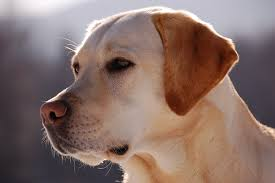
#> input picture dog.jpg, 275 x 183 px
$ python tile_segmentation.py
#> lines starting #> are read from the running program, lines starting #| are printed output that depends on the picture; after the words box and inside, x2 and y2 are one past the last pixel; in counts of white or black regions, pixels touching at a corner belong together
### generate_grid.py
import numpy as np
from PIL import Image
import matplotlib.pyplot as plt
from scipy.interpolate import interp1d

def generate_jagged_line(length, num_control_points, max_deviation):
    control_x = np.linspace(0, length-1, num_control_points)
    control_y = np.zeros(num_control_points)
    for i in range(num_control_points):
        if i > 0:
            prev_y = control_y[i-1]
            control_y[i] = prev_y + np.random.randint(-max_deviation//2, max_deviation//2)
            control_y[i] = np.clip(control_y[i], -max_deviation, max_deviation)

    f = interp1d(control_x, control_y, kind='linear')
    x = np.arange(length)
    return f(x)

def generate_jagged_grid(image_path):
#> called with image_path = 'dog.jpg'
    img = Image.open(image_path)
#> img is the input picture: PIL image 275x183 RGB; mean R, G, B 134.2, 110.8, 104
    width, height = img.size
#> width = 275; height = 183
    grid = np.zeros((height, width), dtype=np.int8)

    horizontal_sections = 6
    vertical_spacing = height / horizontal_sections
#> vertical_spacing = 30.5

    #HORIZONTAL LINES
    num_horizontal = 5
    num_control_points = width // 20
#> num_control_points = 13

    horizontal_positions = []
    for i in range(1, num_horizontal + 1):
        base_y = int(i * vertical_spacing)
        horizontal_positions.append(base_y)
        deviations = generate_jagged_line(width, num_control_points, 25)

        for x in range(width):
            y = int(base_y + deviations[x])
            y = min(max(y, 0), height - 1)
            grid[y, x] = 1
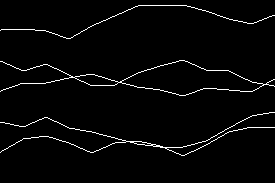
#> grid: shape (183, 275) int8; values 0 (black) and 1 (white), 2.7% white in thin lines or dots, all inside (x1, y1, x2, y2) = (0, 5, 275, 156)
#> after the loop, horizontal_positions = [30, 61, 91, 122, 152]

    #VERTICAL LINES
    vertical_sections = 10
    horizontal_spacing = width / vertical_sections
#> horizontal_spacing = 27.5
    num_vertical = 9
    num_control_points_vertical = height // 20
#> num_control_points_vertical = 9

    vertical_positions = []
    for i in range(1, num_vertical + 1):
        base_x = int(i * horizontal_spacing)
        vertical_positions.append(base_x)
        deviations = generate_jagged_line(height, num_control_points_vertical, 25)

        for y in range(height):
            x = int(base_x + deviations[y])
            x = min(max(x, 0), width - 1)
            grid[y, x] = 1
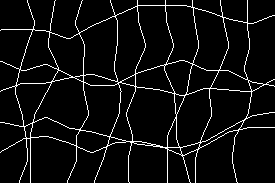
#> grid: shape (183, 275) int8; values 0 (black) and 1 (white), 5.9% white in thin lines or dots

    #CENTERS
    tile_centers = []
    for i in range(len(horizontal_positions) + 1):
        row = []
        y_center = int((i * vertical_spacing) + (vertical_spacing / 2))

        for j in range(len(vertical_positions) + 1):
            x_center = int((j * horizontal_spacing) + (horizontal_spacing / 2))
            row.append((x_center, y_center))
        tile_centers.append(row)

    return grid, tile_centers

# [15 lines left out: function display_grid, not called in this run]

# [3 lines that do not run on import are left out]

### tile_segmentation.py
import numpy as np
from PIL import Image
import matplotlib.pyplot as plt
from collections import deque
from generate_grid import generate_jagged_grid
import os

def bfs_tile(grid, start_point, height, width):
    tile_points = set()
    queue = deque([(start_point[0], start_point[1])])
    visited = np.zeros((height, width), dtype=bool)

    if grid[start_point[1], start_point[0]] == 1:
        found_start = False
        for dy in range(-5, 6):
            for dx in range(-5, 6):
                new_x = start_point[0] + dx
                new_y = start_point[1] + dy
                if (0 <= new_x < width and 0 <= new_y < height and
                    grid[new_y, new_x] == 0):
                    queue = deque([(new_x, new_y)])
                    found_start = True
                    break
            if found_start:
                break
        if not found_start:
            return tile_points

    visited[start_point[1], start_point[0]] = True
    directions = [(0,1), (1,0), (0,-1), (-1,0)]

    while queue:
        x, y = queue.popleft()
        if grid[y, x] == 0:
            tile_points.add((x, y))

        for dx, dy in directions:
            new_x, new_y = x + dx, y + dy
            if (0 <= new_x < width and 0 <= new_y < height and
                not visited[new_y, new_x] and
                grid[new_y, new_x] == 0):
                queue.append((new_x, new_y))
                visited[new_y, new_x] = True

    return tile_points

def debug_tile(grid, tile_points, center, filename):
    debug_img = np.zeros_like(grid)
    for x, y in tile_points:
        debug_img[y, x] = 1

    plt.figure(figsize=(10, 10))
    plt.imshow(debug_img, cmap='gray')
    plt.plot(center[0], center[1], 'r.', markersize=10)
    plt.title(f'Tile at center ({center[0]}, {center[1]})')
    plt.savefig(filename)
    plt.close()

def process_tiles(grid, tile_centers, original_image):
    width, height = original_image.size
#> width = 275; height = 183
    img_array = np.array(original_image)

    os.makedirs('tiles', exist_ok=True)
    num_rows = len(tile_centers)
#> num_rows = 6
    num_cols = len(tile_centers[0])
#> num_cols = 10
    tiles = [[None for _ in range(num_cols)] for _ in range(num_rows)]

    for i, row in enumerate(tile_centers):
        for j, (center_x, center_y) in enumerate(row):
            tile_points = bfs_tile(grid, (center_x, center_y), height, width)

            if not tile_points:
                print(f"Warning: No valid points found for tile {i}_{j}")
                continue

            mask = np.zeros((height, width), dtype=bool)
            for x, y in tile_points:
                mask[y, x] = True

            masked_img = img_array.copy()
            if len(masked_img.shape) == 3:
                masked_img[~mask] = 0
            else:
                masked_img[~mask] = 0

            if len(masked_img.shape) == 3:
                non_zero = np.where(masked_img.sum(axis=2) > 0)
            else:
                non_zero = np.where(masked_img > 0)

            if len(non_zero[0]) > 0 and len(non_zero[1]) > 0:
                y_min, y_max = non_zero[0].min(), non_zero[0].max()
                x_min, x_max = non_zero[1].min(), non_zero[1].max()

                #CROP
                cropped_img = masked_img[y_min:y_max+1, x_min:x_max+1]
                tiles[i][j] = cropped_img

                #SAVE
                tile_img = Image.fromarray(cropped_img)
                tile_filename = f'tiles/tile_{i}_{j}.jpg'
                tile_img.save(tile_filename, 'JPEG')
            else:
                print(f"Warning: Empty tile at position {i}_{j}")
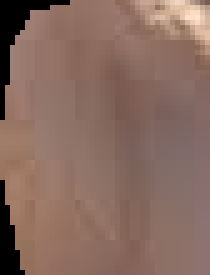
#> cropped_img: shape (55, 42, 3) (shown 5 times larger); mean R, G, B 136, 106.8, 96.1
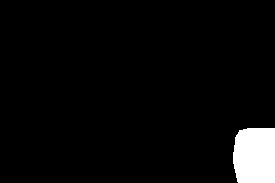
#> mask: shape (183, 275) bool; 4.3% white; 1 white region, box (x1, y1, x2, y2) and area: (233, 128, 275, 183) 2182
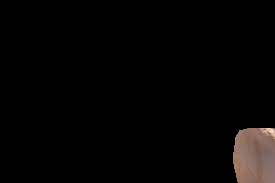
#> masked_img: shape (183, 275, 3); mean R, G, B 6.2, 4.9, 4.4
#> after the loop, tiles = 6 items

    print(f"Saved tiles to 'tiles' directory")
    return tiles

def display_all_tiles(tiles):
    if not tiles:
        print("No valid tiles to display")
        return

    num_rows = len(tiles)
    num_cols = len(tiles[0])

    max_height = 0
    max_width = 0
    for row in tiles:
        for tile in row:
            if tile is not None:
                max_height = max(max_height, tile.shape[0])
                max_width = max(max_width, tile.shape[1])

    spacing = 20
    canvas_height = num_rows * (max_height + spacing) - spacing
    canvas_width = num_cols * (max_width + spacing) - spacing

    sample_tile = next(tile for row in tiles for tile in row if tile is not None)
    if len(sample_tile.shape) == 3:
        canvas = np.zeros((canvas_height, canvas_width, 3), dtype=np.uint8)
    else:
        canvas = np.zeros((canvas_height, canvas_width), dtype=np.uint8)

    #PLACE_TILES
    for i in range(num_rows):
        for j in range(num_cols):
            tile = tiles[i][j]
            if tile is not None:
                y_start = i * (max_height + spacing)
                x_start = j * (max_width + spacing)

                y_offset = (max_height - tile.shape[0]) // 2
                x_offset = (max_width - tile.shape[1]) // 2

                if len(tile.shape) == 3:
                    canvas[y_start + y_offset:y_start + y_offset + tile.shape[0],
                          x_start + x_offset:x_start + x_offset + tile.shape[1]] = tile
                else:
                    canvas[y_start + y_offset:y_start + y_offset + tile.shape[0],
                          x_start + x_offset:x_start + x_offset + tile.shape[1]] = tile

    plt.figure(figsize=(20, 10))
    if len(sample_tile.shape) == 3:
        plt.imshow(canvas)
    else:
        plt.imshow(canvas, cmap='gray')
    plt.axis('off')
    plt.title('All Tiles (10x5 grid)')
    plt.show()

def display_grid_preview(grid, tile_centers):
    plt.figure(figsize=(12, 8))
    plt.imshow(grid, cmap='binary')
    for row in tile_centers:
        for (x, y) in row:
            plt.plot(x, y, 'r.', markersize=5)
    plt.title('Grid Preview')
    plt.axis('on')
    plt.show()

if __name__ == "__main__":
    grid, tile_centers = generate_jagged_grid("dog.jpg")
    original_image = Image.open("dog.jpg")
    tiles = process_tiles(grid, tile_centers, original_image)
#> tiles = 6 items
    display_all_tiles(tiles)
#> in display_all_tiles, `num_rows = len(tiles)`: num_rows = 6
#> in display_all_tiles, `num_cols = len(tiles[0])`: num_cols = 10
#> the loop in display_all_tiles, `for row in tiles:` made 6 passes
#> in display_all_tiles, `canvas_height = num_rows * (max_height + spacing) - spacing`: canvas_height = 550
#> in display_all_tiles, `canvas_width = num_cols * (max_width + spacing) - spacing`: canvas_width = 720
#> after the loop in display_all_tiles, `for i in range(num_rows):`:
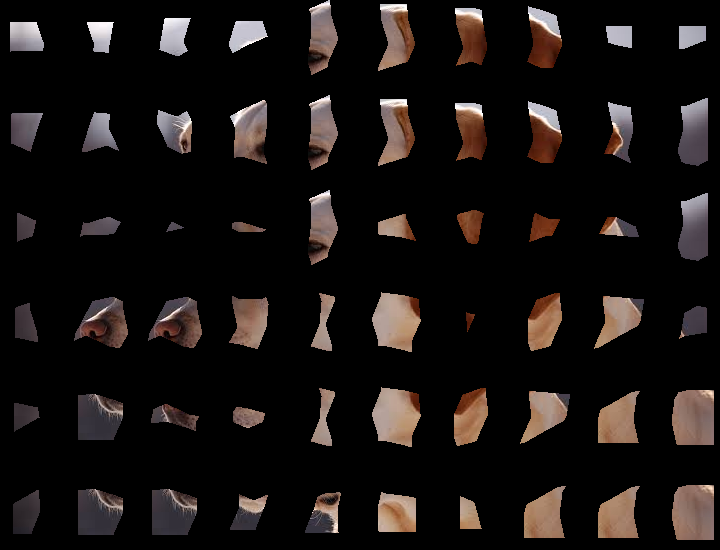
#> canvas: shape (550, 720, 3); mean R, G, B 23.6, 19.1, 17.6
    display_grid_preview(grid, tile_centers)
#> in display_grid_preview, `plt.show()`:
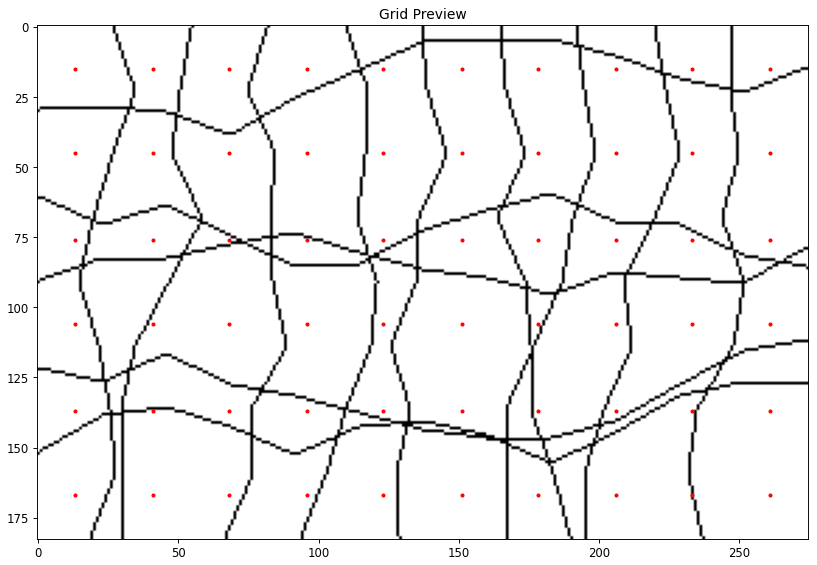
#> figure drawn by matplotlib, 1 panel
